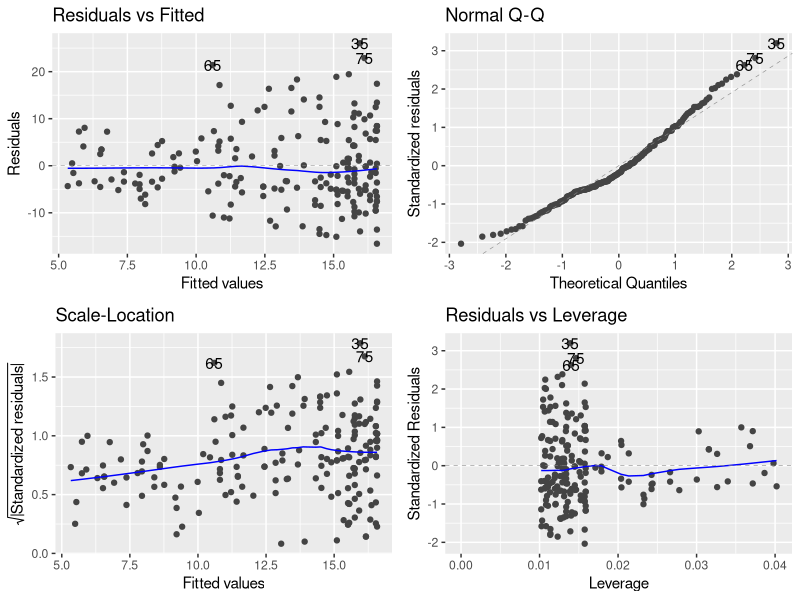
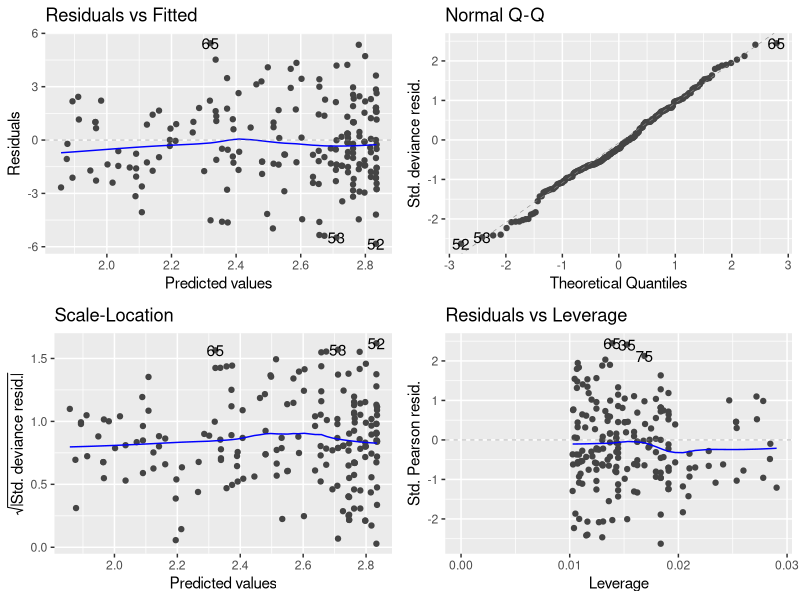
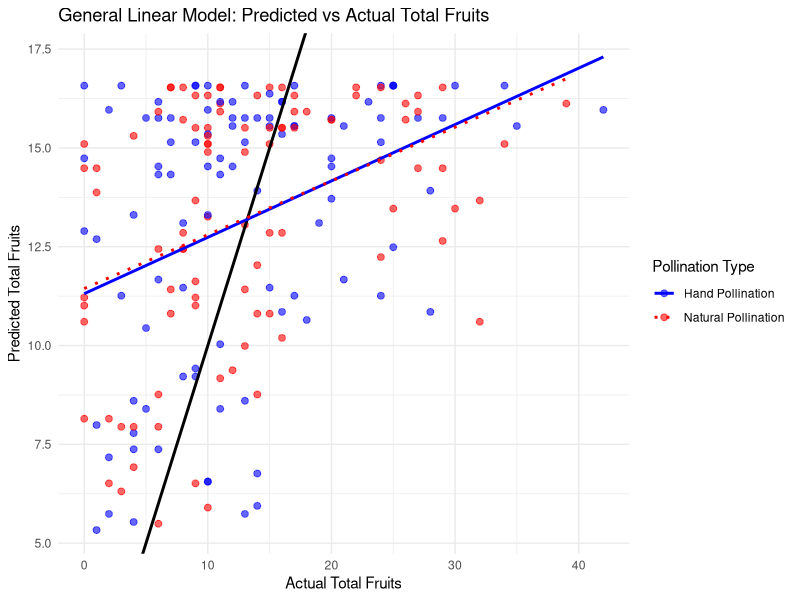
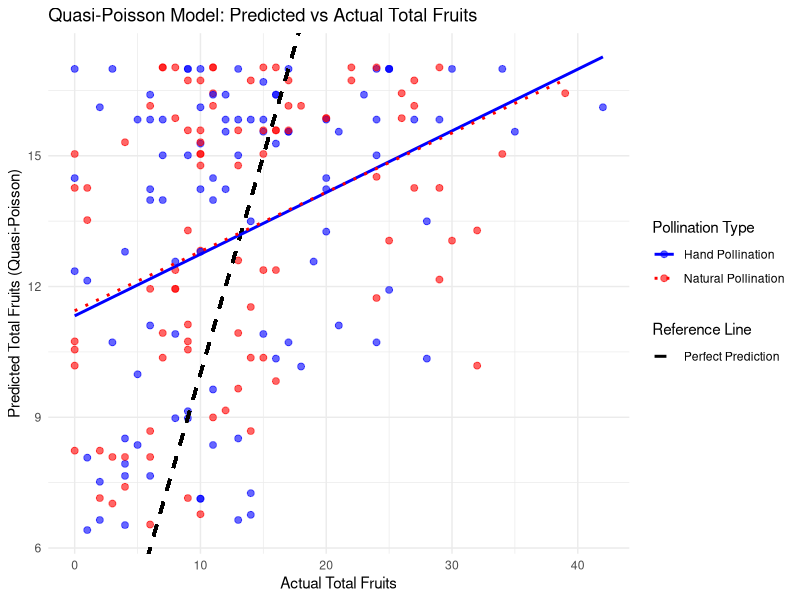
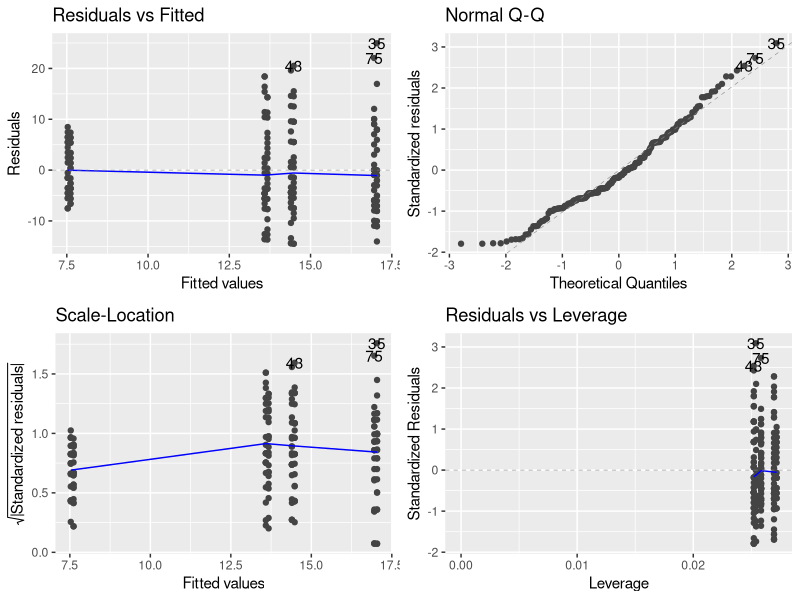
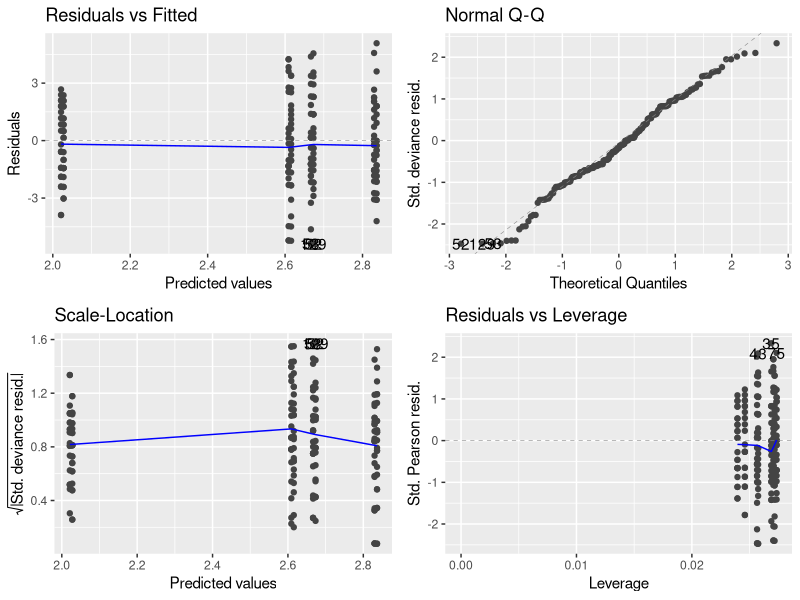
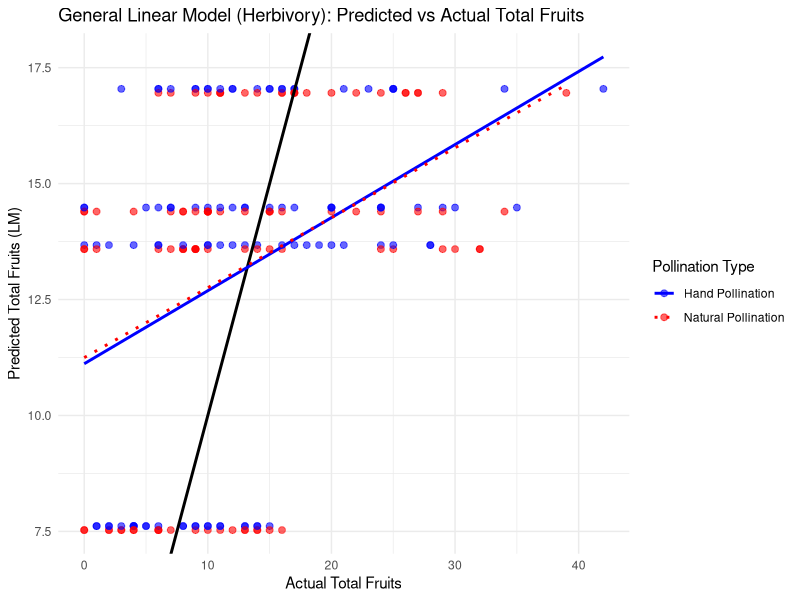
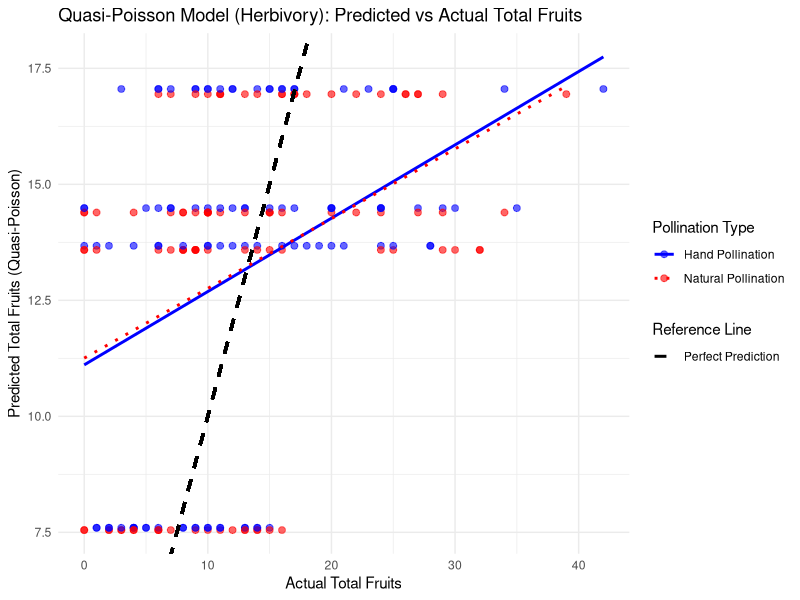

Write the R code that produced these figures, in order.
## ---- chunk 1
# Load libraries.
library(readr)
library(tidyverse)
library(ggplot2)
library(ggfortify)

rm(list=ls()) # Clear environment.
## ---- chunk 2
# Load dataset.
cucumber_damage <- read.csv('lecture6_NEWcucumberdamage.csv') # Load in lecture6_NEWcucumberdamage.csv data set.
glimpse(cucumber_damage)

# ===== General Linear Model =====

# Create general linear model.
model_1 <- lm(totalfruits ~ leafdamage + pollination, data = cucumber_damage)

# Generate diagnostic plots to check model_1 assumptions.
autoplot(model_1)

# Perform ANOVA test on model_1 significance of predictors.
anova(model_1)

# Display summary of model_1.
summary(model_1)
## ---- chunk 3
# Load dataset.
cucumber_damage <- read.csv('lecture6_NEWcucumberdamage.csv') # Load in lecture6_NEWcucumberdamage.csv data set.
glimpse(cucumber_damage)

# ===== Generalized Linear Model =====

# Create generalized linear model.
model_2 <- glm(totalfruits ~ leafdamage + pollination,
               data = cucumber_damage,
               family = quasipoisson)

# Generate diagnostic plots to check model_2 assumptions.
autoplot(model_2)

# Perform ANOVA test on model_2 significance of predictors.
anova(model_2)

# Display summary of model_2.
summary(model_2)
## ---- chunk 4
predict(model_1, newdata = cucumber_damage, type = 'response')

cucumber_damage$predicted_lm <- predict(model_1, newdata = cucumber_damage, type = 'response') # Force predictions to make 200 rows in cucumberdamage (only has 192 natively).

# Compute predicted values for each model.
cucumber_damage$predicted_lm <- predict(model_1, newdata = cucumber_damage, type = 'response') # General linear model (LM).

# If there are NA predictions, fill them with the mean prediction.
cucumber_damage$predicted_lm[is.na(cucumber_damage$predicted_lm)] <- mean(cucumber_damage$predicted_lm, na.rm = TRUE)

cucumber_damage$predicted_qp <- predict(model_2, newdata = cucumber_damage, type = 'response') # Quasi-Poisson model.

# If there are NA predictions, fill them with the mean prediction.
cucumber_damage$predicted_lm[is.na(cucumber_damage$predicted_qp)] <- mean(cucumber_damage$predicted_qp, na.rm = TRUE)


# ===== PLotting Results =====


# Plot results for model_1.
results_1 <- ggplot(cucumber_damage, aes(x = totalfruits, y = predicted_lm, color = pollination)) +
  geom_point(alpha = 0.6, size = 2) +  # Scatter plot of actual vs. predicted values.
  
  # Add reference line with a custom linetype aesthetic.
  geom_abline(aes(linetype = 'Perfect Prediction'), intercept = 0, slope = 1, color = 'black', size = 1) +
  
  # Separate smooth lines for each pollination treatment.
  geom_smooth(data = subset(cucumber_damage, pollination == 'HP'), method = 'lm', se = FALSE, linetype = 'solid', size = 1) +  
  geom_smooth(data = subset(cucumber_damage, pollination == 'NP'), method = 'lm', se = FALSE, linetype = 'dotted', size = 1) +  
  scale_color_manual(
    name = 'Pollination Type',
    values = c('HP' = 'blue', 'NP' = 'red'),
    labels = c('HP' = 'Hand Pollination', 'NP' = 'Natural Pollination')
  ) +
  
  # Manually define the line type legend.
  scale_linetype_manual(
    name = 'Reference Line',  # Legend title for linetypes
    values = c('Perfect Prediction' = 'dashed')  # Assign dashed style to "Perfect Prediction"
  ) +
  labs(
    title = 'General Linear Model: Predicted vs Actual Total Fruits',
    x = 'Actual Total Fruits',
    y = 'Predicted Total Fruits'
  ) +
  theme_minimal()

results_1

# Define min/max values for totalfruits to keep the line within the data range
min_fruit <- min(cucumber_damage$totalfruits, na.rm = TRUE)
max_fruit <- max(cucumber_damage$totalfruits, na.rm = TRUE)

# Plot results for the Quasi-Poisson model
results_2 <- ggplot(cucumber_damage, aes(x = totalfruits, y = predicted_qp, color = pollination)) +
  geom_point(alpha = 0.6, size = 2) +  # Scatter plot of actual vs. predicted values.

  # Add restricted reference line using geom_segment()
  geom_segment(aes(linetype = 'Perfect Prediction'), x = min_fruit, y = min_fruit, xend = max_fruit, yend = max_fruit,
               color = 'black', size = 1) +  

  # Separate smooth lines for each pollination treatment
  geom_smooth(data = subset(cucumber_damage, pollination == 'HP'), method = 'lm', se = FALSE, linetype = 'solid', size = 1) +  
  geom_smooth(data = subset(cucumber_damage, pollination == 'NP'), method = 'lm', se = FALSE, linetype = 'dotted', size = 1) +  

  scale_color_manual(
    name = 'Pollination Type',
    values = c('HP' = 'blue', 'NP' = 'red'),
    labels = c('HP' = 'Hand Pollination', 'NP' = 'Natural Pollination')
  ) +

  scale_linetype_manual(
    name = 'Reference Line',
    values = c('Perfect Prediction' = 'dashed')
  ) +

  labs(
    title = 'Quasi-Poisson Model: Predicted vs Actual Total Fruits',
    x = 'Actual Total Fruits',
    y = 'Predicted Total Fruits (Quasi-Poisson)'
  ) +
  
  theme_minimal()

results_2  # Display the plot
## ---- chunk 5
# Load dataset.
cucumber_damage <- read.csv('lecture6_NEWcucumberdamage.csv') # Load in lecture6_NEWcucumberdamage.csv data set.
glimpse(cucumber_damage)

# ===== General Linear Model =====

# Create general linear model.
model_3 <- lm(totalfruits ~ herbivory + pollination, data = cucumber_damage)

# Generate diagnostic plots to check model_3 assumptions.
autoplot(model_3)

# Perform ANOVA test on model_3 significance of predictors.
anova(model_3)

# Display summary of model_3.
summary(model_3)
## ---- chunk 6
# Load dataset.
cucumber_damage <- read.csv('lecture6_NEWcucumberdamage.csv') # Load in lecture6_NEWcucumberdamage.csv data set.
glimpse(cucumber_damage)

# ===== Generalized Linear Model =====

# Create generalized linear model.
model_4 <- glm(totalfruits ~ herbivory + pollination,
               data = cucumber_damage,
               family = quasipoisson)

# Generate diagnostic plots to check model_4 assumptions.
autoplot(model_4)

# Perform ANOVA test on model_4 significance of predictors.
anova(model_4)

# Display summary of model_4.
summary(model_4)
## ---- chunk 7
# Compute predicted values for each model.
cucumber_damage$predicted_lm_herb <- predict(model_3, newdata = cucumber_damage, type = 'response')  # General Linear Model (LM).
cucumber_damage$predicted_qp_herb <- predict(model_4, newdata = cucumber_damage, type = 'response')  # Quasi-Poisson Model (GLM).

# If there are NA predictions, fill them with the mean prediction.
cucumber_damage$predicted_lm_herb[is.na(cucumber_damage$predicted_lm_herb)] <- mean(cucumber_damage$predicted_lm_herb, na.rm = TRUE)
cucumber_damage$predicted_qp_herb[is.na(cucumber_damage$predicted_qp_herb)] <- mean(cucumber_damage$predicted_qp_herb, na.rm = TRUE)

# Define min/max values for totalfruits to keep the line within the data range.
min_fruit <- min(cucumber_damage$totalfruits, na.rm = TRUE)
max_fruit <- max(cucumber_damage$totalfruits, na.rm = TRUE)

# Plot results for the general linear model (LM)
results_3 <- ggplot(cucumber_damage, aes(x = totalfruits, y = predicted_lm_herb, color = pollination)) +
  geom_point(alpha = 0.6, size = 2) +  # Scatter plot of actual vs. predicted values.

  # Add reference line for perfect prediction.
  geom_abline(aes(linetype = 'Perfect Prediction'), intercept = 0, slope = 1, color = 'black', size = 1) +  

  # Separate smooth lines for each pollination treatment.
  geom_smooth(data = subset(cucumber_damage, pollination == 'HP'), method = 'lm', se = FALSE, linetype = 'solid', size = 1) +  
  geom_smooth(data = subset(cucumber_damage, pollination == 'NP'), method = 'lm', se = FALSE, linetype = 'dotted', size = 1) +  

  scale_color_manual(
    name = 'Pollination Type',
    values = c('HP' = 'blue', 'NP' = 'red'),
    labels = c('HP' = 'Hand Pollination', 'NP' = 'Natural Pollination')
  ) +

  scale_linetype_manual(
    name = 'Reference Line',
    values = c('Perfect Prediction' = 'dashed')
  ) +

  labs(
    title = 'General Linear Model (Herbivory): Predicted vs Actual Total Fruits',
    x = 'Actual Total Fruits',
    y = 'Predicted Total Fruits (LM)'
  ) +
  
  theme_minimal()

results_3

# Plot results for the Quasi-Poisson model.
results_4 <- ggplot(cucumber_damage, aes(x = totalfruits, y = predicted_qp_herb, color = pollination)) +
  geom_point(alpha = 0.6, size = 2) +  # Scatter plot of actual vs. predicted values.

  # Add restricted reference line using geom_segment().
  geom_segment(aes(linetype = 'Perfect Prediction'), x = min_fruit, y = min_fruit, xend = max_fruit, yend = max_fruit,
               color = 'black', size = 1) +  

  # Separate smooth lines for each pollination treatment.
  geom_smooth(data = subset(cucumber_damage, pollination == 'HP'), method = 'lm', se = FALSE, linetype = 'solid', size = 1) +  
  geom_smooth(data = subset(cucumber_damage, pollination == 'NP'), method = 'lm', se = FALSE, linetype = 'dotted', size = 1) +  

  scale_color_manual(
    name = 'Pollination Type',
    values = c('HP' = 'blue', 'NP' = 'red'),
    labels = c('HP' = 'Hand Pollination', 'NP' = 'Natural Pollination')
  ) +

  scale_linetype_manual(
    name = 'Reference Line',
    values = c('Perfect Prediction' = 'dashed')
  ) +

  labs(
    title = 'Quasi-Poisson Model (Herbivory): Predicted vs Actual Total Fruits',
    x = 'Actual Total Fruits',
    y = 'Predicted Total Fruits (Quasi-Poisson)'
  ) +
  
  theme_minimal()

results_4
